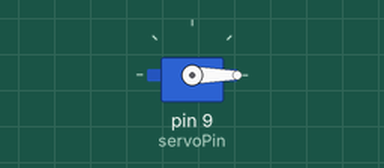
This sketch was run on a simulated Arduino Uno, built with avr-gcc and run on an emulated ATmega328P. Shown: servo.

Above: at 0.1 s.
At 9.1 s:
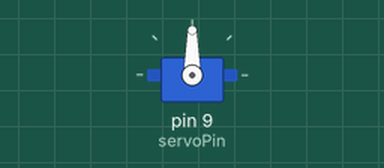
At 19.1 s:
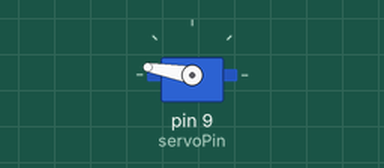
At 39.1 s:
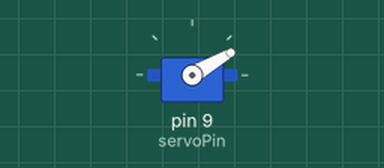
Timing chart, 0 to 40.0 s (numbered marks = the images above):
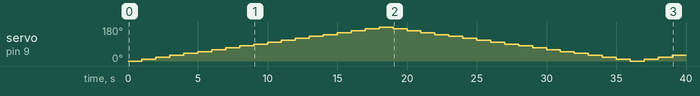

The sketch:

servoCycle.ino
```cpp
#include <Servo.h>
int servoPin = 9;
int servoPos = 0;
Servo myServo;
bool countUp = true;

void setup() {
  // put your setup code here, to run once:
  Serial.begin(9600);
  myServo.attach(servoPin);

}

void loop() {
  // put your main code here, to run repeatedly:

  myServo.write(servoPos);

  delay(1000);

  if((servoPos == 180 && countUp == true) || (servoPos == 0 && countUp == false)) countUp = !countUp;

  if(countUp == true) servoPos += 10;

  if(countUp == false) servoPos -= 10;


}
```

Measured:
- by itself, servo on pin 9 (servoPin): 0° → 10° at 1.0 s, → 20° 1.0 s later, → 30° 1.0 s later, → 40° 1.0 s later, … (39 changes in this stretch)
